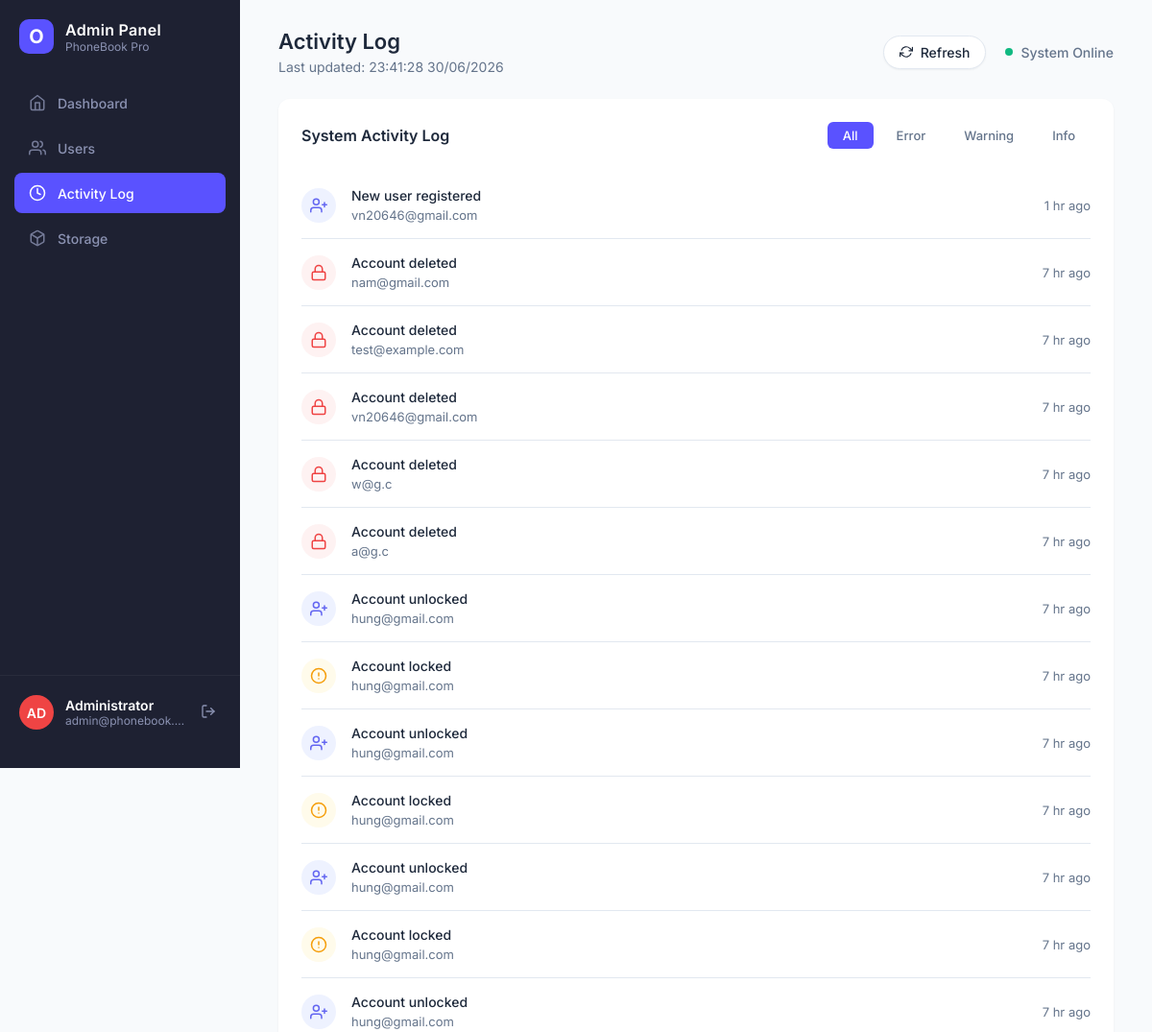
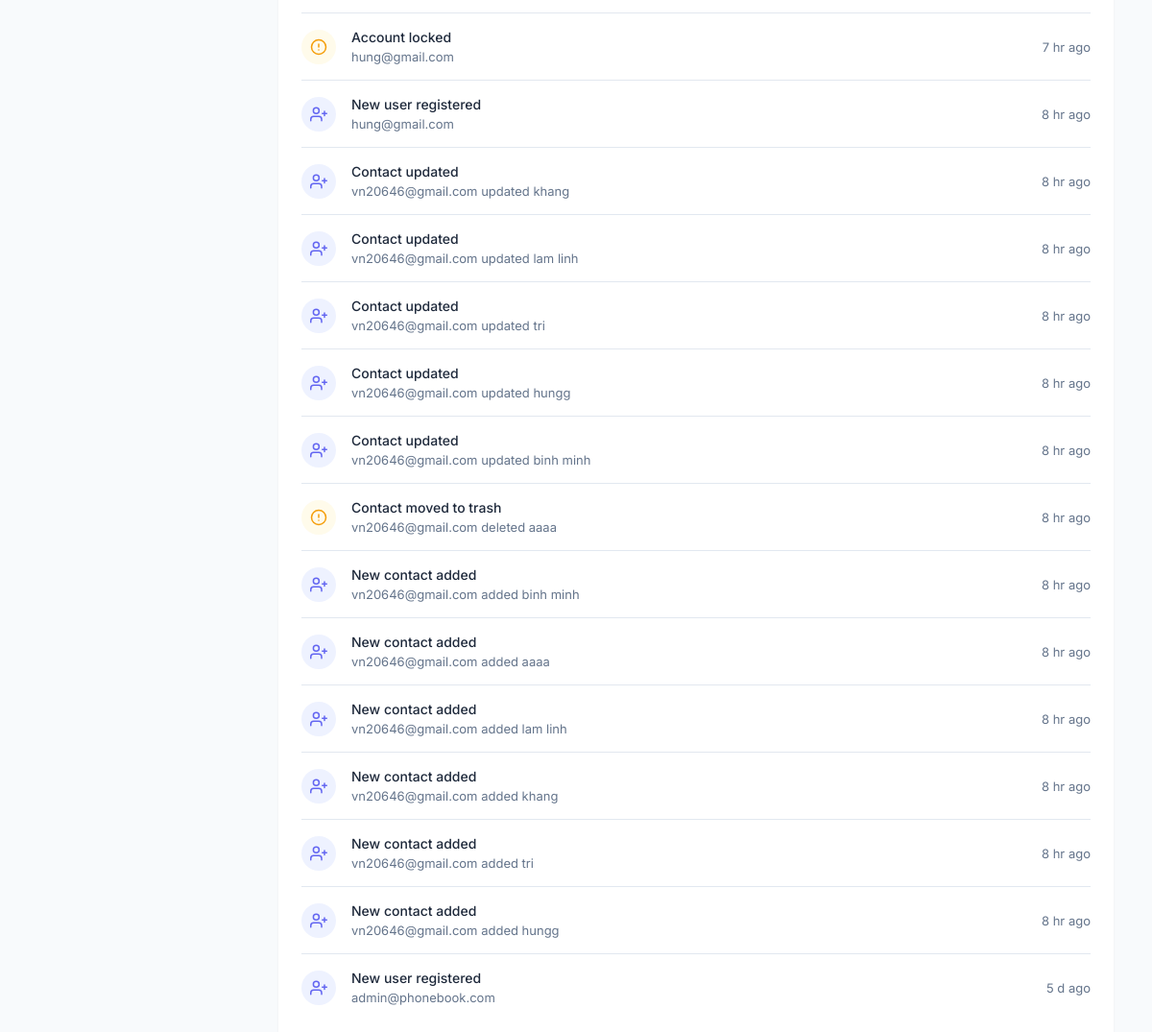
The page /admin-activity (signed in) on the database as committed earlier (2 pictures, top to bottom).
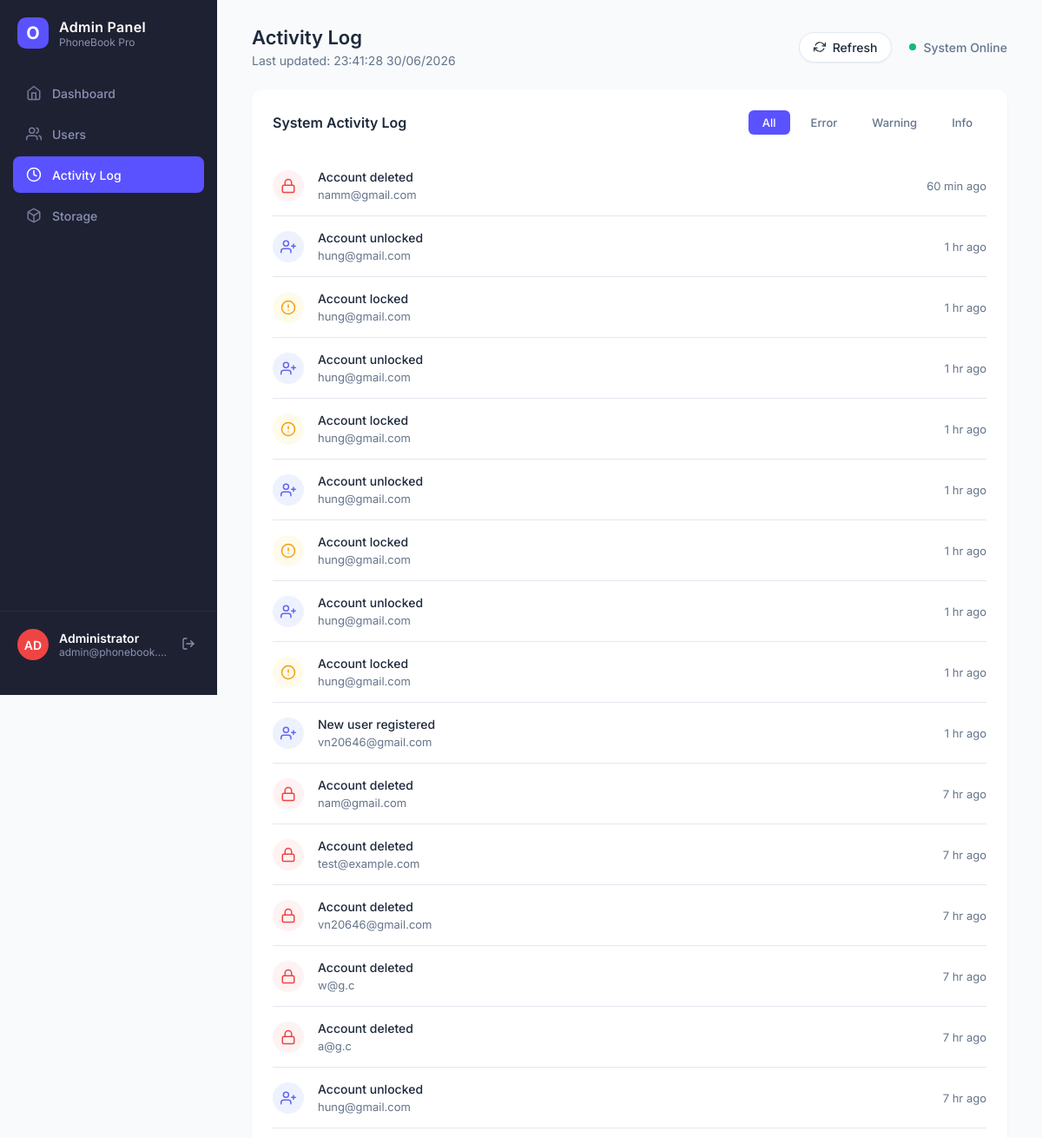
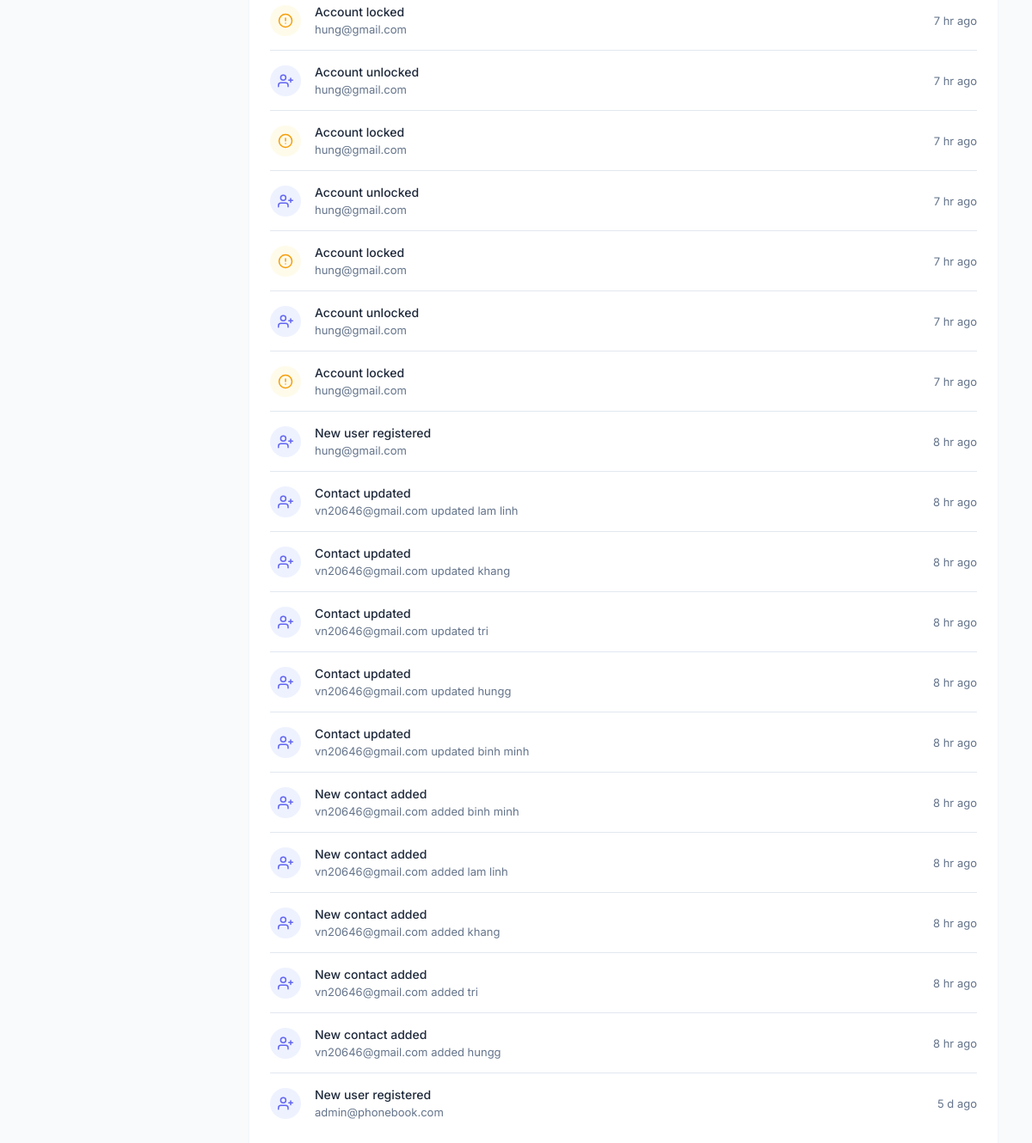
The same page on the database as committed later (2 pictures, top to bottom).
### tables this page shows
CREATE TABLE users (
            user_id INTEGER PRIMARY KEY AUTOINCREMENT,
            email TEXT UNIQUE NOT NULL,
            phone_number TEXT,
            password_hash TEXT NOT NULL,
            security_question TEXT,
            security_answer_hash TEXT
        , role TEXT NOT NULL DEFAULT 'user', created_at TEXT DEFAULT CURRENT_TIMESTAMP, last_login TEXT, locked INTEGER DEFAULT 0);

CREATE TABLE activity_log (
            log_id INTEGER PRIMARY KEY AUTOINCREMENT,
            type TEXT NOT NULL,
            detail TEXT NOT NULL,
            level TEXT NOT NULL,
            icon TEXT NOT NULL,
            created_at TEXT DEFAULT CURRENT_TIMESTAMP
        );

CREATE TABLE contacts (
            contact_id INTEGER PRIMARY KEY AUTOINCREMENT,
            user_id INTEGER NOT NULL,
            name TEXT NOT NULL,
            phone TEXT,
            email TEXT,
            address TEXT,
            category TEXT,
            favorite INTEGER DEFAULT 0,
            notes TEXT,
            created_at TEXT DEFAULT CURRENT_TIMESTAMP,
            updated_at TEXT DEFAULT CURRENT_TIMESTAMP,
            deleted_at TEXT,
            FOREIGN KEY (user_id) REFERENCES users (user_id) ON DELETE CASCADE
        );

### phonebook/routes.py (the view)
    @app.route("/admin-activity")
    @login_required
    def admin_activity():
        if session.get("role") != "admin":
            return redirect(url_for("list_contacts"))
        db = get_db()
        admin_info = db.execute("SELECT email FROM users WHERE user_id = ?", (session["user_id"],)).fetchone()
        admin_email = admin_info["email"] if admin_info else "admin"
        activities = []
        from datetime import datetime
        users = db.execute("SELECT email, created_at FROM users").fetchall()
        for u in users:
            if u["created_at"]:
                activities.append({
                    "type": "New user registered",
                    "detail": u["email"],
                    "time": u["created_at"],
                    "level": "info",
                    "icon": "blue"
                })
        contacts = db.execute("SELECT c.name, u.email as user_email, c.created_at, c.updated_at, c.deleted_at FROM contacts c JOIN users u ON c.user_id = u.user_id").fetchall()
        for c in contacts:
            if c["created_at"]:
                activities.append({
                    "type": "New contact added",
                    "detail": f"{c['user_email']} added {c['name']}",
                    "time": c["created_at"],
                    "level": "info",
                    "icon": "blue"
                })
            if c["deleted_at"]:
                activities.append({
                    "type": "Contact moved to trash",
                    "detail": f"{c['user_email']} deleted {c['name']}",
                    "time": c["deleted_at"],
                    "level": "warning",
                    "icon": "yellow"
                })
            if c["updated_at"] and c["updated_at"] != c["created_at"]:
                activities.append({
                    "type": "Contact updated",
                    "detail": f"{c['user_email']} updated {c['name']}",
                    "time": c["updated_at"],
                    "level": "info",
                    "icon": "blue"
                })
        logs = db.execute("SELECT type, detail, level, icon, created_at as time FROM activity_log").fetchall()
        for log in logs:
            activities.append(dict(log))
        def get_time(item):
            try:
                return datetime.strptime(item["time"], "%Y-%m-%d %H:%M:%S")
            except:
                return datetime.min
        activities.sort(key=get_time, reverse=True)
        def time_ago(dt_str):
            try:
                dt = datetime.strptime(dt_str, "%Y-%m-%d %H:%M:%S")
                diff = datetime.now() - dt
                if diff.days > 365: return f"{diff.days // 365} yr ago"
                if diff.days > 30: return f"{diff.days // 30} mo ago"
                if diff.days > 0: return f"{diff.days} d ago"
                if diff.seconds > 3600: return f"{diff.seconds // 3600} hr ago"
                if diff.seconds > 60: return f"{diff.seconds // 60} min ago"
                return "Just now"
            except:
                return dt_str
        for a in activities:
            a["time_ago"] = time_ago(a["time"])
        return render_template(
            "admin/activity.html",
            activities=activities,
            admin_email=admin_email
        )

### phonebook/db.py (called while the page is built)
def get_db():
    if "db" not in g:
        conn = sqlite3.connect(current_app.config["DATABASE"])
        conn.row_factory = sqlite3.Row
        g.db = conn
    return g.db

### templates/admin/activity.html (shortened to what this page needs)
<!DOCTYPE html>
<html lang="en">
<head>
</head>
<body>
    <div class="sidebar">
        <div class="logo">
            <div class="logo-icon">O</div>
            <div class="logo-text">
                <span>Admin Panel</span>
                <span>PhoneBook Pro</span>
            </div>
        </div>
        <div class="nav-items">
            <a href="/admin-dashboard" class="nav-item">
                <svg viewBox="0 0 24 24" fill="none" stroke="currentColor" stroke-width="2" stroke-linecap="round" stroke-linejoin="round"><path d="M3 9l9-7 9 7v11a2 2 0 0 1-2 2H5a2 2 0 0 1-2-2z"></path><polyline points="9 22 9 12 15 12 15 22"></polyline></svg>
                Dashboard
            </a>
            <a href="/admin-users" class="nav-item">
                <svg viewBox="0 0 24 24" fill="none" stroke="currentColor" stroke-width="2" stroke-linecap="round" stroke-linejoin="round"><path d="M17 21v-2a4 4 0 0 0-4-4H5a4 4 0 0 0-4 4v2"></path><circle cx="9" cy="7" r="4"></circle><path d="M23 21v-2a4 4 0 0 0-3-3.87"></path><path d="M16 3.13a4 4 0 0 1 0 7.75"></path></svg>
                Users
            </a>
            <a href="/admin-activity" class="nav-item active">
                <svg viewBox="0 0 24 24" fill="none" stroke="currentColor" stroke-width="2" stroke-linecap="round" stroke-linejoin="round"><circle cx="12" cy="12" r="10"></circle><polyline points="12 6 12 12 16 14"></polyline></svg>
                Activity Log
            </a>
            <a href="/admin-storage" class="nav-item">
                Storage
            </a>
        </div>
        <div class="sidebar-footer">
            <div class="admin-profile">
                <div class="admin-avatar">AD</div>
                <div class="admin-info">
                    <span class="name">Administrator</span>
                    <span class="email" title="{{ admin_email }}">{{ admin_email }}</span>
                </div>
            </div>
            <button class="btn-logout" onclick="window.location.href='/logout'" title="Logout">
                <svg viewBox="0 0 24 24" width="16" height="16" fill="none" stroke="currentColor" stroke-width="2" stroke-linecap="round" stroke-linejoin="round"><path d="M9 21H5a2 2 0 0 1-2-2V5a2 2 0 0 1 2-2h4"></path><polyline points="16 17 21 12 16 7"></polyline><line x1="21" y1="12" x2="9" y2="12"></line></svg>
            </button>
        </div>
    </div>
    <div class="main-wrapper">
        <div class="main-content">
            <div class="header">
                <div class="header-title">
                    <h1>Activity Log</h1>
                    <p>Last updated: <span id="current-time"></span></p>
                </div>
                <div class="header-actions">
                    <button class="btn-refresh" onclick="location.reload()">
                        Refresh
                    </button>
                    <div class="system-status">
                        <div class="status-dot"></div>
                        System Online
                    </div>
                </div>
            </div>
            <div class="card">
                <div class="card-header-flex">
                    <h2 class="card-title">System Activity Log</h2>
                    <div class="filters">
                        <button class="btn-filter active" data-filter="all">All</button>
                        <button class="btn-filter" data-filter="error">Error</button>
                        <button class="btn-filter" data-filter="warning">Warning</button>
                        <button class="btn-filter" data-filter="info">Info</button>
                    </div>
                </div>
                <div class="activity-list" id="activityList">
                    {% for activity in activities %}
                    <div class="activity-item" data-level="{{ activity.level }}">
                        <div class="activity-icon {{ activity.icon }}">
                            {% if activity.icon == 'blue' %}
                                <svg viewBox="0 0 24 24" width="18" height="18" fill="none" stroke="currentColor" stroke-width="2" stroke-linecap="round" stroke-linejoin="round"><path d="M16 21v-2a4 4 0 0 0-4-4H5a4 4 0 0 0-4 4v2"></path><circle cx="8.5" cy="7" r="4"></circle><line x1="20" y1="8" x2="20" y2="14"></line><line x1="23" y1="11" x2="17" y2="11"></line></svg>
                            {% elif activity.icon == 'yellow' %}
                                <svg viewBox="0 0 24 24" width="18" height="18" fill="none" stroke="currentColor" stroke-width="2" stroke-linecap="round" stroke-linejoin="round"><circle cx="12" cy="12" r="10"></circle><line x1="12" y1="8" x2="12" y2="12"></line><line x1="12" y1="16" x2="12.01" y2="16"></line></svg>
                            {% elif activity.icon == 'red' %}
                                <svg viewBox="0 0 24 24" width="18" height="18" fill="none" stroke="currentColor" stroke-width="2" stroke-linecap="round" stroke-linejoin="round"><rect x="3" y="11" width="18" height="11" rx="2" ry="2"></rect><path d="M7 11V7a5 5 0 0 1 10 0v4"></path></svg>
                            {% elif activity.icon == 'green' %}
                                <svg viewBox="0 0 24 24" width="18" height="18" fill="none" stroke="currentColor" stroke-width="2" stroke-linecap="round" stroke-linejoin="round"><path d="M22 11.08V12a10 10 0 1 1-5.93-9.14"></path><polyline points="22 4 12 14.01 9 11.01"></polyline></svg>
                            {% endif %}
                        </div>
                        <div class="activity-content">
                            <div class="activity-title">{{ activity.type }}</div>
                            <div class="activity-desc">{{ activity.detail }}</div>
                        </div>
                        <div class="activity-time">{{ activity.time_ago }}</div>
                    </div>
                    {% else %}
                    <div style="padding: 40px; text-align: center; color: var(--text-muted);">
                        No activity found.
                    </div>
                    {% endfor %}
                </div>
            </div>
        </div>
    </div>
</body>
</html>

Rows that differ between the two databases and show on the page:
removed contacts: type "Contact moved to trash", detail "vn20646@gmail.com deleted aaaa", time_ago "8 hr ago", type "New contact added", detail "vn20646@gmail.com added aaaa"
added activity_log: icon "red" (drawn), type "Account deleted", detail "namm@gmail.com", time_ago "60 min ago"
added activity_log: icon "blue" (drawn), type "Account unlocked", detail "hung@gmail.com", time_ago "1 hr ago"
added activity_log: icon "yellow" (drawn), type "Account locked", detail "hung@gmail.com", time_ago "1 hr ago"
added activity_log: icon "blue" (drawn), type "Account unlocked", detail "hung@gmail.com", time_ago "1 hr ago"
added activity_log: icon "yellow" (drawn), type "Account locked", detail "hung@gmail.com", time_ago "1 hr ago"
added activity_log: icon "blue" (drawn), type "Account unlocked", detail "hung@gmail.com", time_ago "1 hr ago"
added activity_log: icon "yellow" (drawn), type "Account locked", detail "hung@gmail.com", time_ago "1 hr ago"
added activity_log: icon "blue" (drawn), type "Account unlocked", detail "hung@gmail.com", time_ago "1 hr ago"
added activity_log: icon "yellow" (drawn), type "Account locked", detail "hung@gmail.com", time_ago "1 hr ago"
changed contacts (number 1 of 5 on the later page): moves up the list
